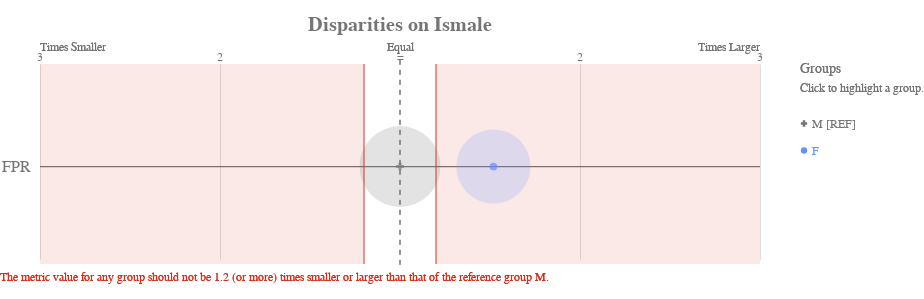

Write notebook code for a chart like this one.
### Code cell
ap.disparity(bdf, metrics, 'isMale', fairness_threshold = disparity_tolerance)

### Figure 1 — Vega-Lite specification as saved in the notebook (floating-point values rounded to 4 significant figures)
{"config": {"view": {"continuousWidth": 400, "continuousHeight": 300, "strokeWidth": 0}, "axisLeft": {"labelColor": "rgb(117,117,117)", "labelFont": "Arial", "labelFontSize": 16}, "title": {"align": "center", "baseline": "middle", "color": "rgb(117,117,117)", "font": "Arial", "fontSize": 20, "fontWeight": "bold"}}, "layer": [{"data": {"name": "data-38121450c6697f570e9bf3f18efe866c"}, "mark": {"type": "rule", "stroke": "rgb(117,117,117)", "strokeWidth": 1.25, "tooltip": ""}, "encoding": {"x": {"type": "quantitative", "field": "x", "scale": {"domain": [-2, 2], "range": [40.0, 760.0]}}, "x2": {"field": "x2"}, "y": {"type": "nominal", "axis": {"domain": false, "labelAngle": 0, "labelPadding": -30, "orient": "left", "ticks": false, "title": ""}, "field": "metric", "scale": {"domain": ["FPR"], "range": [30, 225.0]}}}}, {"data": {"name": "data-79dd248bdaa0ea02c535240e8ad022c8"}, "mark": {"type": "rule", "stroke": "rgb(117,117,117)", "strokeDash": [5, 5], "strokeWidth": 1}, "encoding": {"tooltip": {"value": "M [REF]"}, "x": {"value": 400.0}, "y": {"value": 20.83}, "y2": {"value": 229.2}}}, {"data": {"name": "data-c233327f4cd9b4c2df31bf8015c83e4a"}, "mark": {"type": "text", "align": "center", "color": "rgb(117,117,117)", "font": "Arial", "fontSize": 12, "fontWeight": "normal", "tooltip": ""}, "encoding": {"text": {"type": "nominal", "field": "label"}, "x": {"type": "quantitative", "field": "value", "scale": {"domain": [-2, 2], "range": [40.0, 760.0]}}, "y": {"value": 17.5}}}, {"layer": [{"mark": {"type": "text", "align": "left", "fill": "rgb(117,117,117)", "font": "Arial", "fontSize": 12, "fontWeight": "normal", "tooltip": ""}, "encoding": {"text": {"value": "Times Smaller"}, "x": {"value": 40.0}, "y": {"value": 7.5}}}, {"mark": {"type": "text", "align": "right", "fill": "rgb(117,117,117)", "font": "Arial", "fontSize": 12, "fontWeight": "normal", "tooltip": ""}, "encoding": {"text": {"value": "Times Larger"}, "x": {"value": 760.0}, "y": {"value": 7.5}}}, {"mark": {"type": "text", "align": "center", "fill": "rgb(117,117,117)", "font": "Arial", "fontSize": 12, "fontWeight": "normal", "tooltip": ""}, "encoding": {"text": {"value": "Equal"}, "x": {"value": 400.0}, "y": {"value": 7.5}}}], "data": {"name": "data-79dd248bdaa0ea02c535240e8ad022c8"}}, {"layer": [{"mark": {"type": "rule", "opacity": 0.8, "stroke": "rgb(217, 46, 28)", "strokeWidth": 1.25, "tooltip": ""}, "encoding": {"x": {"type": "quantitative", "field": "min", "scale": {"domain": [-2, 2], "range": [40.0, 760.0]}}, "y": {"value": 25.0}, "y2": {"value": 225.0}}}, {"mark": {"type": "rule", "opacity": 0.8, "stroke": "rgb(217, 46, 28)", "strokeWidth": 1.25, "tooltip": ""}, "encoding": {"x": {"type": "quantitative", "field": "max", "scale": {"domain": [-2, 2], "range": [40.0, 760.0]}}, "y": {"value": 25.0}, "y2": {"value": 225.0}}}, {"layer": [{"mark": {"type": "rect", "fill": "rgb(217, 46, 28)", "opacity": 0.1, "tooltip": ""}, "encoding": {"x": {"type": "quantitative", "field": "min", "scale": {"domain": [-2, 2], "range": [40.0, 760.0]}}, "x2": {"field": "lower_end"}, "y": {"value": 25.0}, "y2": {"value": 225.0}}}, {"mark": {"type": "rect", "fill": "rgb(217, 46, 28)", "opacity": 0.1, "tooltip": ""}, "encoding": {"x": {"type": "quantitative", "field": "max", "scale": {"domain": [-2, 2], "range": [40.0, 760.0]}}, "x2": {"field": "upper_end"}, "y": {"value": 25.0}, "y2": {"value": 225.0}}}]}, {"data": {"name": "data-79dd248bdaa0ea02c535240e8ad022c8"}, "mark": {"type": "text", "align": "left", "baseline": "top", "fill": "rgb(217, 46, 28)", "font": "Arial", "fontSize": 12, "fontWeight": "normal", "tooltip": ""}, "encoding": {"text": {"value": "The metric value for any group should not be 1.2 (or more) times smaller or larger than that of the reference group M."}, "x": {"value": 0}, "y": {"value": 233.3}}}], "data": {"name": "data-25f3550964acc203f87c85ed125cfad2"}}, {"layer": [{"mark": "circle"}, {"data": {"name": "data-7cba6f0dad874c6ae713c68eb03b66fe"}, "mark": {"type": "circle", "opacity": 0.2}, "encoding": {"color": {"condition": {"type": "nominal", "field": "attribute_value", "legend": null, "scale": {"domain": ["M", "F"], "range": ["rgb(117,117,117)", "rgb(100, 143, 255)", "rgb(254, 97, 0)", "rgb(220, 38, 127)", "rgb(255, 176, 0)", "rgb(120, 94, 240)"]}, "selection": "selector017"}, "value": "rgb(224,224,224)"}, "size": {"type": "quantitative", "field": "group_size", "legend": null, "scale": {"domain": [0, 195.6], "range": [0, 7854.0]}}, "tooltip": [{"type": "nominal", "field": "attribute_value", "title": "Group"}, {"type": "nominal", "field": "tooltip_group_size", "title": "Group Size"}, {"type": "nominal", "field": "tooltip_disparity_explanation_fpr", "title": "Disparity"}, {"type": "quantitative", "field": "fpr", "format": ".2f", "title": "FPR"}], "x": {"type": "quantitative", "axis": {"domain": false, "labels": false, "ticks": false, "title": null, "values": [1, 2, -2, -1]}, "field": "fpr_disparity_scaled", "scale": {"domain": [-2, 2], "range": [40.0, 760.0]}}, "y": {"type": "nominal", "axis": {"domain": false, "grid": false, "labels": false, "ticks": false, "title": " "}, "field": "metric_variable", "scale": {"domain": ["FPR"], "range": [30, 225.0]}}}, "selection": {"selector019": {"type": "multi", "empty": "all", "fields": ["attribute_value"]}}, "transform": [{"calculate": "'FPR'", "as": "metric_variable"}]}, {"layer": [{"mark": "point"}, {"data": {"name": "data-7cba6f0dad874c6ae713c68eb03b66fe"}, "mark": {"type": "point", "filled": true, "size": 60}, "encoding": {"color": {"condition": {"type": "nominal", "field": "attribute_value", "legend": null, "scale": {"domain": ["M", "F"], "range": ["rgb(117,117,117)", "rgb(100, 143, 255)", "rgb(254, 97, 0)", "rgb(220, 38, 127)", "rgb(255, 176, 0)", "rgb(120, 94, 240)"]}, "selection": "selector017"}, "value": "rgb(224,224,224)"}, "shape": {"type": "nominal", "field": "attribute_value", "legend": null, "scale": {"domain": ["M", "F"], "range": ["cross", "circle"]}}, "tooltip": [{"type": "nominal", "field": "attribute_value", "title": "Group"}, {"type": "nominal", "field": "tooltip_group_size", "title": "Group Size"}, {"type": "nominal", "field": "tooltip_disparity_explanation_fpr", "title": "Disparity"}, {"type": "quantitative", "field": "fpr", "format": ".2f", "title": "FPR"}], "x": {"type": "quantitative", "axis": {"domain": false, "labels": false, "ticks": false, "title": null, "values": [1, 2, -2, -1]}, "field": "fpr_disparity_scaled", "scale": {"domain": [-2, 2], "range": [40.0, 760.0]}}, "y": {"type": "nominal", "axis": {"domain": false, "grid": false, "labels": false, "ticks": false, "title": " "}, "field": "metric_variable", "scale": {"domain": ["FPR"], "range": [30, 225.0]}}}, "selection": {"selector018": {"type": "multi", "empty": "all", "fields": ["attribute_value"]}}, "transform": [{"calculate": "'FPR'", "as": "metric_variable"}]}]}]}, {"layer": [{"mark": {"type": "point", "filled": true, "opacity": 1, "size": 39.48}, "encoding": {"color": {"condition": {"type": "nominal", "field": "attribute_value", "legend": null, "scale": {"domain": ["M", "F"], "range": ["rgb(117,117,117)", "rgb(100, 143, 255)", "rgb(254, 97, 0)", "rgb(220, 38, 127)", "rgb(255, 176, 0)", "rgb(120, 94, 240)"]}, "selection": "selector017"}, "value": "rgb(224,224,224)"}, "shape": {"type": "nominal", "field": "attribute_value", "legend": null, "scale": {"domain": ["M", "F"], "range": ["cross", "circle"]}}, "x": {"value": 804}, "y": {"type": "nominal", "axis": {"domain": false, "grid": false, "labels": false, "ticks": false, "title": " "}, "field": "attribute_value", "scale": {"domain": ["M", "F"], "range": [71, 125]}}}, "selection": {"selector017": {"type": "multi", "empty": "all", "fields": ["attribute_value"]}}}, {"mark": {"type": "text", "align": "left", "baseline": "middle", "font": "Arial", "fontSize": 12, "fontWeight": "normal"}, "encoding": {"color": {"condition": {"type": "nominal", "field": "attribute_value", "legend": null, "scale": {"domain": ["M", "F"], "range": ["rgb(117,117,117)", "rgb(100, 143, 255)", "rgb(254, 97, 0)", "rgb(220, 38, 127)", "rgb(255, 176, 0)", "rgb(120, 94, 240)"]}, "selection": "selector017"}, "value": "rgb(224,224,224)"}, "text": {"type": "nominal", "field": "label"}, "x": {"value": 812}, "y": {"type": "nominal", "axis": {"domain": false, "grid": false, "labels": false, "ticks": false, "title": " "}, "field": "attribute_value", "scale": {"domain": ["M", "F"], "range": [71, 125]}}}, "selection": {"selector020": {"type": "multi", "empty": "all", "fields": ["attribute_value"]}}}, {"data": {"name": "data-79dd248bdaa0ea02c535240e8ad022c8"}, "mark": {"type": "text", "align": "left", "baseline": "middle", "color": "rgb(117,117,117)", "font": "Arial", "fontSize": 12, "fontWeight": "normal"}, "encoding": {"text": {"value": "Click to highlight a group."}, "x": {"value": 800}, "y": {"value": 49}}}, {"data": {"name": "data-79dd248bdaa0ea02c535240e8ad022c8"}, "mark": {"type": "text", "align": "left", "baseline": "middle", "color": "rgb(117,117,117)", "font": "Arial", "fontSize": 14, "fontWeight": "normal"}, "encoding": {"text": {"value": "Groups"}, "x": {"value": 800}, "y": {"value": 30}}}], "data": {"name": "data-386fa49e1347d30df9a29e6471bc3578"}}], "height": 250, "padding": {"top": 15, "bottom": 10}, "resolve": {"scale": {"size": "independent", "y": "independent"}}, "title": "Disparities on Ismale", "width": 800, "$schema": "https://vega.github.io/schema/vega-lite/v4.8.1.json", "datasets": {"data-38121450c6697f570e9bf3f18efe866c": [{"metric": "FPR", "x": -2, "x2": 2}], "data-79dd248bdaa0ea02c535240e8ad022c8": [{"a": 1, "b": 0}, {"a": 1, "b": 0}], "data-c233327f4cd9b4c2df31bf8015c83e4a": [{"value": 1, "label": 2}, {"value": 2, "label": 3}, {"value": -2, "label": 3}, {"value": -1, "label": 2}, {"value": 0, "label": "="}], "data-25f3550964acc203f87c85ed125cfad2": [{"min": -0.2, "max": 0.2, "lower_end": -2, "upper_end": 2}], "data-7cba6f0dad874c6ae713c68eb03b66fe": [{"attribute_name": "isMale", "attribute_value": "F", "group_size": 137, "total_entities": 300, "fpr": 0.4624, "fpr_disparity": 1.519, "fpr_disparity_scaled": 0.5192, "tooltip_group_size": "137 (45.67%)", "tooltip_disparity_explanation_fpr": "1.52 times larger FPR than the reference group"}, {"attribute_name": "isMale", "attribute_value": "M", "group_size": 163, "total_entities": 300, "fpr": 0.3043, "fpr_disparity": 1.0, "fpr_disparity_scaled": 0.0, "tooltip_group_size": "163 (54.33%)", "tooltip_disparity_explanation_fpr": "Reference group"}], "data-386fa49e1347d30df9a29e6471bc3578": [{"attribute_value": "M", "label": "M [REF]"}, {"attribute_value": "F", "label": "F"}]}}
